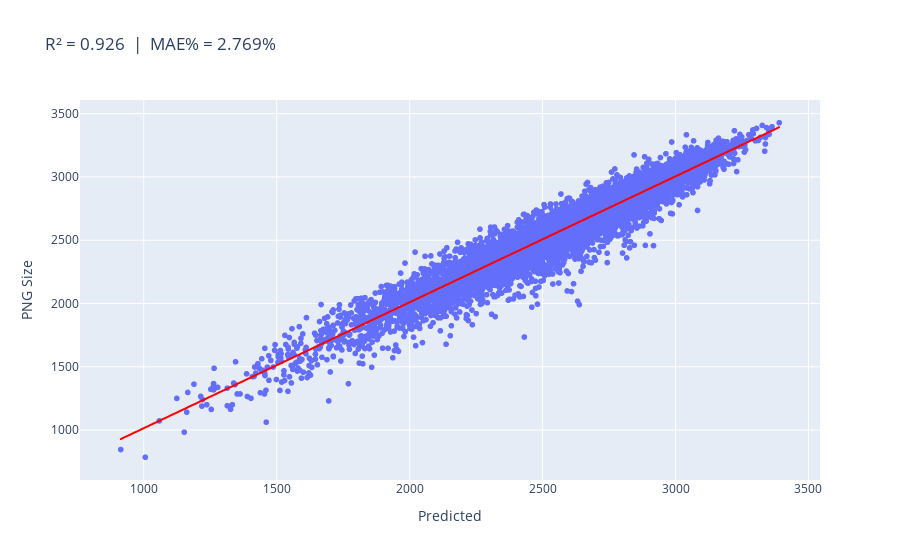

Notebook source saved alongside this figure:
### Code cell
import xgboost as xgb
import numpy as np
from sklearn.preprocessing import StandardScaler
from sklearn.metrics import mean_absolute_percentage_error

from sklearn.model_selection import GridSearchCV
# set up our search grid
param_grid = {"max_depth":    [5],
            "n_estimators": [2250],
            "learning_rate": [0.0375]}

# try out every combination of the above values
regressor=xgb.XGBRegressor(eval_metric='rmse', missing=np.inf)

X_train = X_train.ffill()#pd.DataFrame(np.nan_to_num(X_train))
X_test = X_test.ffill()#pd.DataFrame(np.nan_to_num(X_test))

X_train = pd.DataFrame(StandardScaler().fit_transform(X_train))
X_test =  pd.DataFrame(StandardScaler().fit_transform(X_test))
X_train.columns = df_train.columns[1:]
X_test.columns = df_train.columns[1:]
search = GridSearchCV(regressor, param_grid, cv=5).fit(X_train, y_train)
print(search.best_params_)
model=xgb.XGBRegressor(learning_rate = search.best_params_["learning_rate"],
                    n_estimators  = search.best_params_["n_estimators"],
                    max_depth     = search.best_params_["max_depth"],
                    #eval_metric='rmsle',
                    missing=np.inf) 
#model = xgb.XGBRegressor(eval_metric='rmsle', missing=np.inf)
model.fit(pd.DataFrame(X_train), y_train)
pred = model.predict(X_test)
fig = px.scatter(
    x=pred, y=y_test, 
    trendline='ols', trendline_color_override='red',
    labels={
                "x": "Predicted",
                "y": "PNG Size",
            },
    title=f'R² = {model.score(pd.DataFrame(X_test), y_test):_.3f}\t\t|\t\tMAE% = {100*mean_absolute_percentage_error(pred, y_test):_.3f}%',
)
fig.show()

### Figure 1 — Plotly figure (JSON) as saved in the notebook; plotly's stock layout.template omitted (floating-point values rounded to 4 significant figures; data arrays with more than 128 entries replaced by an {"elided": "..."} marker saying what was removed)
{"data": [{"hovertemplate": "Predicted=%{x}<br>PNG Size=%{y}<extra></extra>", "legendgroup": "", "marker": {"color": "#636efa", "symbol": "circle"}, "mode": "markers", "name": "", "showlegend": false, "type": "scattergl", "x": {"elided": "10000 float values"}, "xaxis": "x", "y": {"elided": "10000 int values"}, "yaxis": "y"}, {"hovertemplate": "<b>OLS trendline</b><br>y = 0.994902 * x + 19.748<br>R<sup>2</sup>=0.926408<br><br>Predicted=%{x}<br>PNG Size=%{y} <b>(trend)</b><extra></extra>", "legendgroup": "", "line": {"color": "red"}, "marker": {"color": "#636efa", "symbol": "circle"}, "mode": "lines", "name": "", "showlegend": false, "type": "scattergl", "x": {"elided": "10000 float values"}, "xaxis": "x", "y": {"elided": "10000 float values"}, "yaxis": "y"}], "layout": {"legend": {"tracegroupgap": 0}, "title": {"text": "R² = 0.926\t\t|\t\tMAE% = 2.769%"}, "xaxis": {"anchor": "y", "domain": [0, 1], "title": {"text": "Predicted"}}, "yaxis": {"anchor": "x", "domain": [0, 1], "title": {"text": "PNG Size"}}}}
